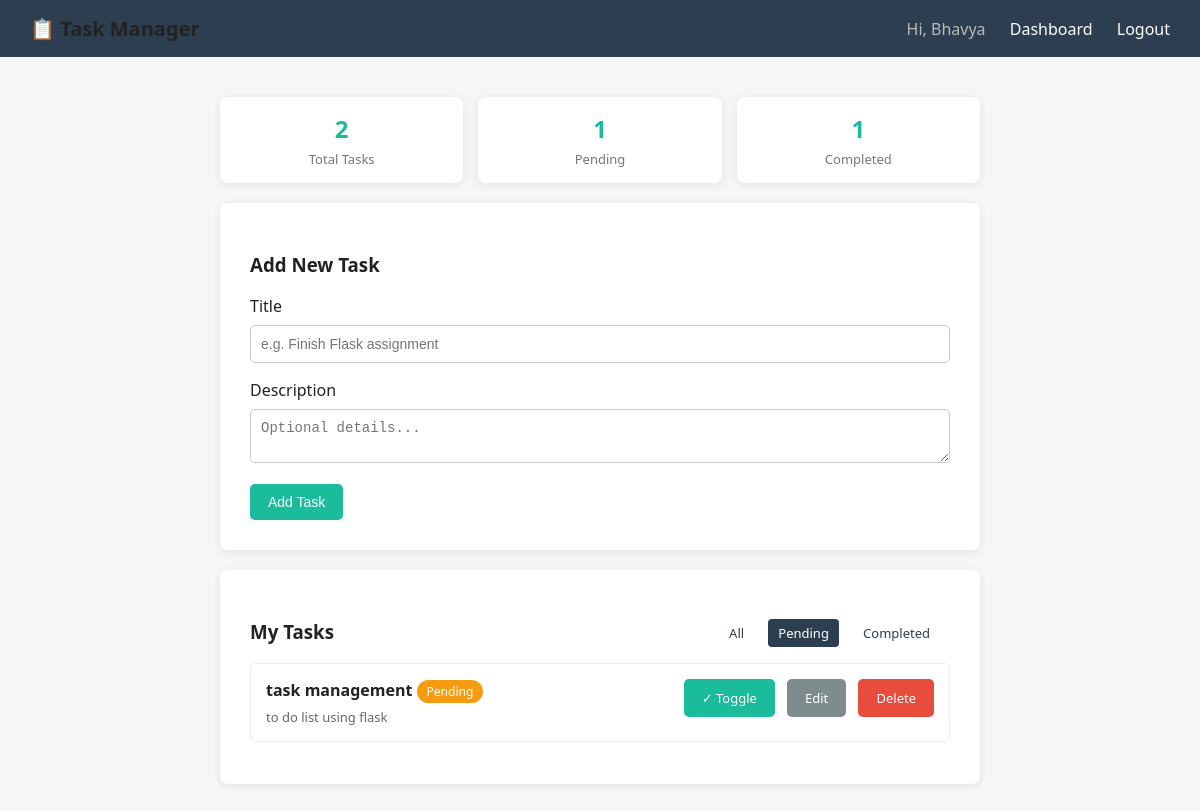
Page /dashboard?status=Pending (signed in) on the committed database.
### app.py (models this page shows)
class Task(db.Model):
    id = db.Column(db.Integer, primary_key=True)
    title = db.Column(db.String(120), nullable=False)
    description = db.Column(db.Text, nullable=True)
    status = db.Column(db.String(20), default='Pending')  # Pending / Completed
    created_at = db.Column(db.DateTime, default=datetime.utcnow)
    user_id = db.Column(db.Integer, db.ForeignKey('user.id'), nullable=False)

### app.py (the view)
@app.route('/dashboard')
@login_required
def dashboard():
    user_id = session['user_id']
    filter_status = request.args.get('status', 'All')
    query = Task.query.filter_by(user_id=user_id)
    if filter_status != 'All':
        query = query.filter_by(status=filter_status)
    tasks = query.order_by(Task.created_at.desc()).all()
    total = Task.query.filter_by(user_id=user_id).count()
    completed = Task.query.filter_by(user_id=user_id, status='Completed').count()
    pending = total - completed
    return render_template(
        'dashboard.html',
        tasks=tasks,
        total=total,
        completed=completed,
        pending=pending,
        filter_status=filter_status
    )

### app.py (called while the page is built)
def login_required(f):
    @wraps(f)
    def decorated_function(*args, **kwargs):
        if 'user_id' not in session:
            flash('Please log in to continue.', 'warning')
            return redirect(url_for('login'))
        return f(*args, **kwargs)
    return decorated_function

### templates/dashboard.html (shortened to what this page needs)
{% extends 'base.html' %}
{% block content %}
<div class="stats">
    <div class="stat-box"><h2>{{ total }}</h2><p>Total Tasks</p></div>
    <div class="stat-box"><h2>{{ pending }}</h2><p>Pending</p></div>
    <div class="stat-box"><h2>{{ completed }}</h2><p>Completed</p></div>
</div>
<div class="card" style="margin-bottom:20px;">
    <h3>Add New Task</h3>
    <form method="POST" action="{{ url_for('add_task') }}">
        <label>Title</label>
        <input type="text" name="title" placeholder="e.g. Finish Flask assignment" required>
        <label>Description</label>
        <textarea name="description" rows="2" placeholder="Optional details..."></textarea>
        <button type="Enter">Add Task</button>
    </form>
</div>
<div class="card">
    <div style="display:flex; justify-content:space-between; align-items:center;">
        <h3>My Tasks</h3>
        <div class="filters">
            <a href="{{ url_for('dashboard', status='All') }}" class="{{ 'active' if filter_status=='All' }}">All</a>
            <a href="{{ url_for('dashboard', status='Pending') }}" class="{{ 'active' if filter_status=='Pending' }}">Pending</a>
            <a href="{{ url_for('dashboard', status='Completed') }}" class="{{ 'active' if filter_status=='Completed' }}">Completed</a>
        </div>
    </div>
    {% if tasks %}
        {% for task in tasks %}
        <div class="task {{ 'completed' if task.status == 'Completed' }}">
            <div>
                <strong>{{ task.title }}</strong>
                <span class="status-badge {{ task.status }}">{{ task.status }}</span>
                {% if task.description %}<p style="margin:5px 0 0; color:#666; font-size:13px;">{{ task.description }}</p>{% endif %}
            </div>
            <div class="task-actions">
                <a href="{{ url_for('toggle_status', task_id=task.id) }}" class="btn">✓ Toggle</a>
                <a href="{{ url_for('edit_task', task_id=task.id) }}" class="btn btn-secondary">Edit</a>
                <a href="{{ url_for('delete_task', task_id=task.id) }}" class="btn btn-danger"
                   onclick="return confirm('Delete this task?');">Delete</a>
            </div>
        </div>
        {% endfor %}
    {% else %}
        <p style="color:#999;">No tasks found. Add one above!</p>
    {% endif %}
</div>
{% endblock %}

### templates/base.html (style rules this page uses)
* { box-sizing: border-box; }
body { font-family: 'Segoe UI', Arial, sans-serif; background: #f4f6f8; margin: 0; color: #222; }
.card { background: #fff; border-radius: 8px; padding: 30px; box-shadow: 0 2px 8px rgba(0,0,0,0.08); }
input[type=text], input[type=password], textarea { width: 100%; padding: 10px; margin: 8px 0 16px 0; border: 1px solid #ccc; border-radius: 5px; font-size: 14px; }
button, .btn { background: #1abc9c; color: #fff; border: none; padding: 10px 18px; border-radius: 5px; cursor: pointer; font-size: 14px; text-decoration: none; display: inline-block; }
.btn-danger { background: #e74c3c; }
.btn-secondary { background: #7f8c8d; }
.task { border: 1px solid #eee; border-radius: 6px; padding: 15px; margin-bottom: 12px; display: flex; justify-content: space-between; align-items: flex-start; }
.task-actions a { margin-left: 8px; font-size: 13px; }
.status-badge { display: inline-block; padding: 3px 10px; border-radius: 12px; font-size: 12px; color: #fff; background: #f39c12; }
.stats { display: flex; gap: 15px; margin-bottom: 20px; }
.stat-box { flex: 1; background: #fff; border-radius: 8px; padding: 15px; text-align: center; box-shadow: 0 2px 8px rgba(0,0,0,0.08); }
.stat-box h2 { margin: 0; color: #1abc9c; }
.stat-box p { margin: 5px 0 0; color: #777; font-size: 13px; }
.filters a { margin-right: 10px; color: #2c3e50; font-size: 13px; text-decoration: none; padding: 5px 10px; border-radius: 4px; }
.filters a.active { background: #2c3e50; color: #fff; }

### rows in the picture
Task: title "task management", status "Pending", description "to do list using flask"

### other values in the picture
{{ session.get('username') }} "Bhavya"
{{ total }} "2"
{{ pending }} "1"
{{ completed }} "1"
